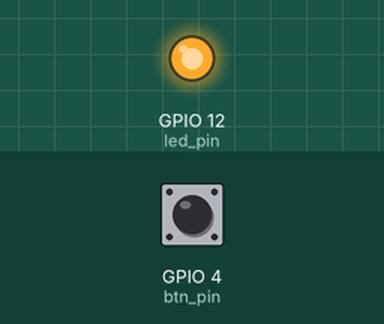
Recording of a program running on a simulated Raspberry Pi (BCM pin numbers). Shown: output pins drawn as LEDs (lit = HIGH). Inputs (shaded band) come from the test bench; at power-on: GPIO 4 (btn_pin) LOW.

Above: at 1.2 s.
1.3 s: GPIO 4 (btn_pin) pulled HIGH for 0.15 s
At 1.37 s:
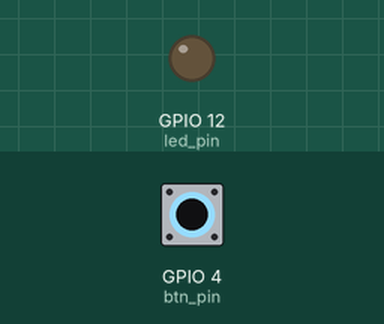
2.9 s: GPIO 4 (btn_pin) pulled HIGH for 3.2 s
At 7.2 s:
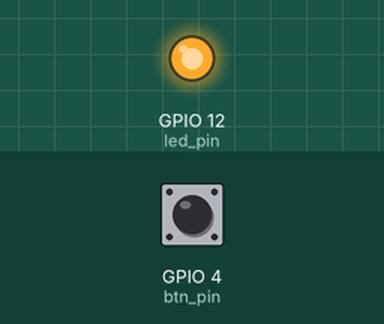
Timing chart, 0 to 8.7 s (numbered marks = the images above; inputs shaded):
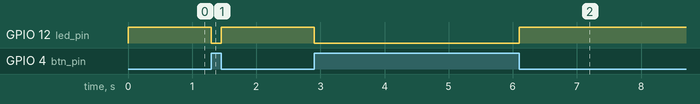

Measured:
- after the input at 1.3 s, GPIO 12 (led_pin): HIGH → LOW at once, → HIGH 0.15 s later
- after the input at 2.9 s, GPIO 12 (led_pin): HIGH → LOW at once, → HIGH 3.2 s later

The program:

button_input.py
```python
import time
import RPi.GPIO as GPIO


# Pins definitions
btn_pin = 4
led_pin = 12


# Set up pins
GPIO.setmode(GPIO.BCM)
GPIO.setup(btn_pin, GPIO.IN)
GPIO.setup(led_pin, GPIO.OUT)


# If button is pushed, light up LED
try:
    while True:
        if GPIO.input(btn_pin):
            GPIO.output(led_pin, GPIO.LOW)
        else:
            GPIO.output(led_pin, GPIO.HIGH)

# When you press ctrl+c, this will be called
finally:
    GPIO.cleanup()
```
